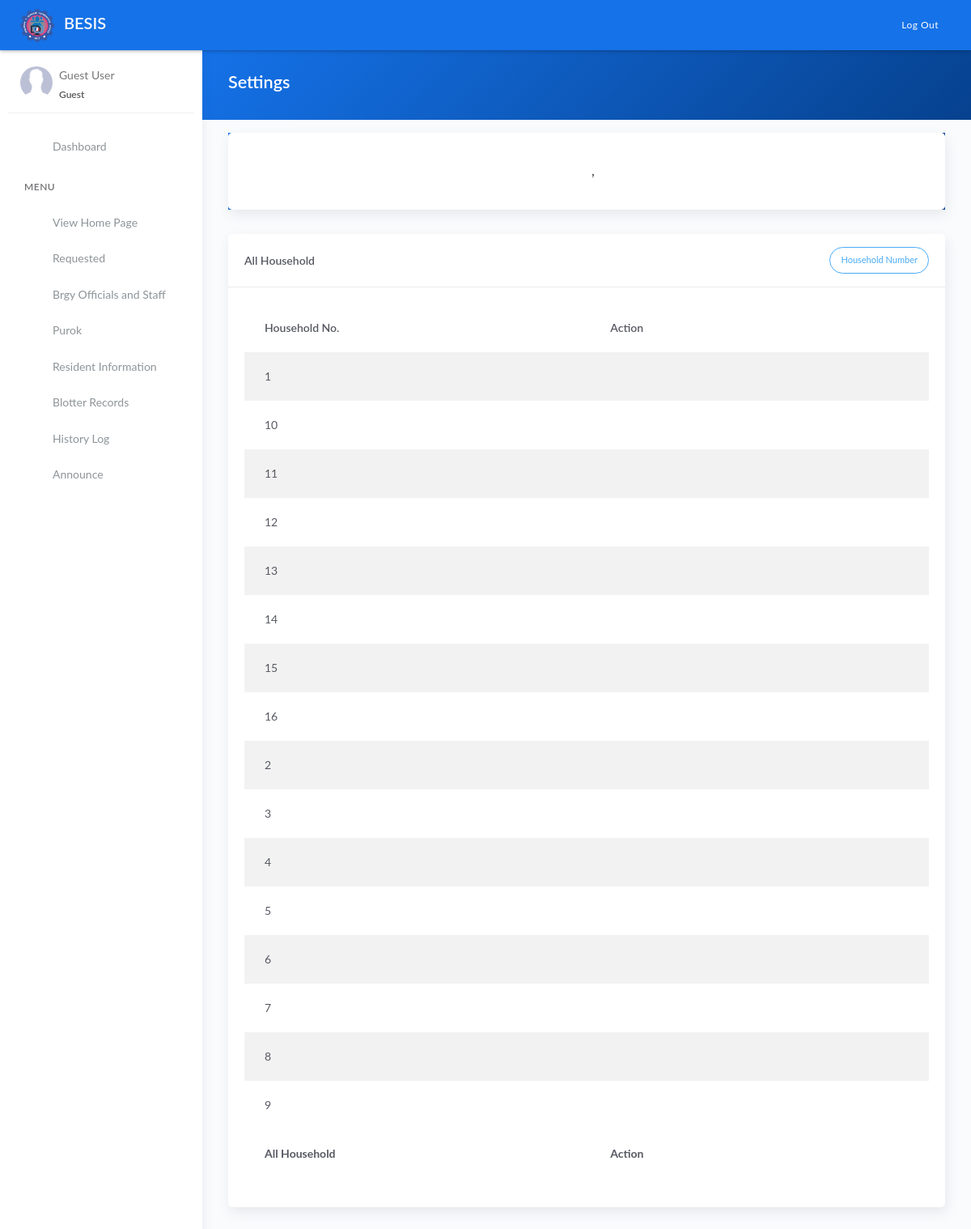
The page /house.php on the database its author committed.
### tables this page shows
CREATE TABLE `tbl_household` (
  `id` int(6) NOT NULL AUTO_INCREMENT,
  `household` varchar(255) NOT NULL,
  PRIMARY KEY (`id`)
);

### house.php (the view, shortened to what this page needs)
<?php include 'server/server.php' ?>
<?php
    $query = "SELECT * FROM tbl_household ORDER BY `household` asc";
    $result = $conn->query($query);
    $house = array();
	while($row = $result->fetch_assoc()){
		$house[] = $row;
	}
?>
<!DOCTYPE html>
<html lang="en">
<head>
	<?php include 'templates/header.php' ?>
</head>
<body>
	<div class="wrapper">
		<?php include 'templates/main-header.php' ?>
		<?php include 'templates/sidebar.php' ?>
		<div class="main-panel">
			<div class="content">
				<div class="panel-header bg-primary-gradient">
					<div class="page-inner">
						<div class="d-flex align-items-left align-items-md-center flex-column flex-md-row">
							<div>
								<h2 class="text-white fw-bold">Settings</h2>
							</div>
						</div>
					</div>
				</div>
				<div class="page-inner">
                    <div class="row mt--2">
                        <div class="col-md-12">
                <div class="panel-header bg-primary-gradient">
                            <div class="card">
                                <div class="card-body">
                                    <div class="d-flex flex-wrap pb-2 justify-content-between">
                                        <div class="px-2 pb-2 pb-md-0 text-center">
                                        </div>
                                        <div class="px-2 pb-2 pb-md-0 text-center">
                                            <h4 class="fw-bold mt-3"><?= ucwords($town) ?>, <?= ucwords($province) ?> </h4>
                                        </div>
                                    </div>
                                </div>
                            </div>
                </div>
                            <div class="card">
                                <div class="card-header">
                                    <div class="card-head-row">
                                        <div class="card-household"><b> All Household</b></div>
                                        <div class="card-tools">
                                            <a href="#add" data-toggle="modal" class="btn btn-info btn-border btn-round btn-sm">
                                                Household Number
                                            </a>
                                        </div>
                                    </div>
                                </div>
                                <div class="card-body">
                                    <div class="table-responsive">
                                        <table class="table table-striped">
                                            <thead>
                                                <tr>
                                                    <th scope="col">Household No.</th>
                                                    <th scope="col">Action</th>
                                                </tr>
                                            </thead>
                                            <tbody>
                                                <?php if(!empty($house)): ?>
                                                    <?php $no=1; foreach($house as $row): ?>
                                                    <tr>
                                                        <td><? $no; ?><?=  $row['household']; ?></td>
                                                        <td>
                                                            <div class="form-button-action">
                                                                <a type="button" href="#edit" data-toggle="modal" class="btn btn-link btn-primary"
                                                                    household="Edit Household" onclick="editHousehold(this)" data-id="<?= $row['id'] ?>"data-household="<?= $row['household'] ?>" >
                                                                </a>
                                                                <a type="button" data-toggle="tooltip" href="model/remove_houseno.php?id=<?= $row['id'] ?>" onclick="return confirm('Are you sure you want to delete this Household No.?');"
                                                                    class="btn btn-link btn-danger" data-original-household="Remove">
                                                                </a>
                                                            </div>
                                                        </td>
                                                    </tr>
                                                    <?php $no++; endforeach ?>
                                                <?php else: ?>
                                                    <tr>
                                                        <td colspan="3" class="text-center">No Available Data</td>
                                                    </tr>
                                                <?php endif ?>
                                            </tbody>
                                            <tfoot>
                                                <tr>
                                                    <th scope="col">All Household</th>
                                                    <th scope="col">Action</th>
                                                </tr>
                                            </tfoot>
                                        </table>
                                    </div>
                                </div>
                            </div>
                        </div>
                    </div>
                </div>
            </div>
		</div>
	</div>
</body>
</html>

### rows shown on the page
tbl_household: household "1"
tbl_household: household "10"
tbl_household: household "11"
tbl_household: household "12"
tbl_household: household "13"
tbl_household: household "14"
tbl_household: household "15"
tbl_household: household "16"
tbl_household: household "2"
tbl_household: household "3"
tbl_household: household "4"
tbl_household: household "5"
tbl_household: household "6"
tbl_household: household "7"
tbl_household: household "8"
tbl_household: household "9"
